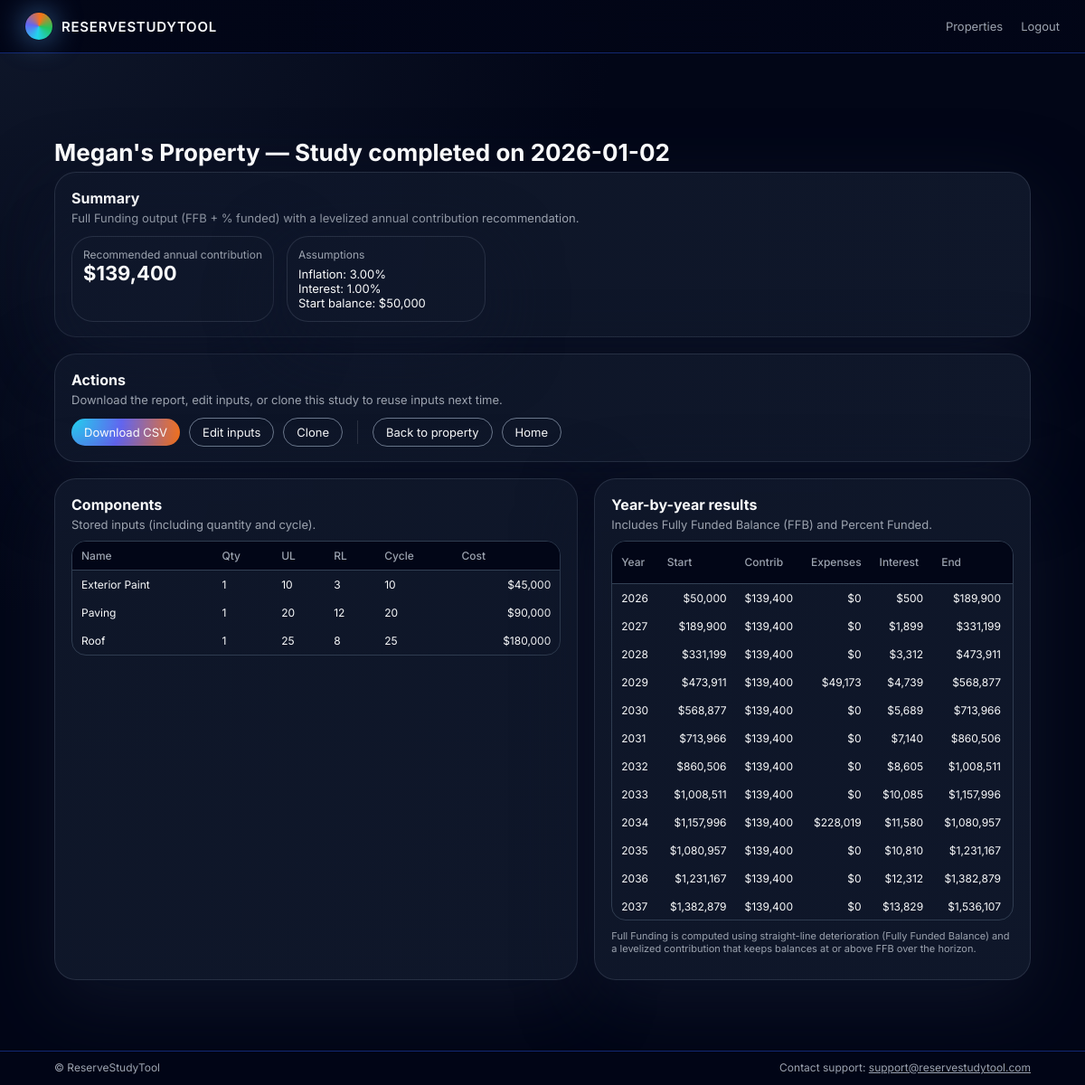
Screenshot of /studies/1 (signed in) with the database file from the repository.
### models.py (models this page shows)
class Property(db.Model):
    __tablename__ = "properties"
    id = db.Column(db.Integer, primary_key=True)
    name = db.Column(db.String(220), nullable=False)
    address = db.Column(db.String(320), nullable=True)
    city = db.Column(db.String(120), nullable=True)
    state = db.Column(db.String(30), nullable=True)
    created_at = db.Column(db.DateTime, default=datetime.utcnow, nullable=False)
    studies = db.relationship("ReserveStudy", backref="property", lazy=True, cascade="all, delete-orphan")

class ReserveStudy(db.Model):
    __tablename__ = "reserve_studies"
    id = db.Column(db.Integer, primary_key=True)
    property_id = db.Column(db.Integer, db.ForeignKey("properties.id"), nullable=False)
    start_year = db.Column(db.Integer, nullable=False)
    horizon_years = db.Column(db.Integer, nullable=False)
    inflation_rate = db.Column(db.Float, nullable=False, default=0.03)
    interest_rate = db.Column(db.Float, nullable=False, default=0.01)
    starting_balance = db.Column(db.Float, nullable=False, default=0.0)
    min_balance = db.Column(db.Float, nullable=False, default=0.0)
    funding_method = db.Column(db.String(40), nullable=False, default="full")
    contribution_mode = db.Column(db.String(40), nullable=False, default="levelized")
    recommended_annual_contribution = db.Column(db.Float, nullable=True)
    created_at = db.Column(db.DateTime, default=datetime.utcnow, nullable=False)
    components = db.relationship("ReserveComponent", backref="study", lazy=True, cascade="all, delete-orphan")
    results = db.relationship("ReserveYearResult", backref="study", lazy=True, cascade="all, delete-orphan")

class ReserveComponent(db.Model):
    __tablename__ = "reserve_components"
    id = db.Column(db.Integer, primary_key=True)
    study_id = db.Column(db.Integer, db.ForeignKey("reserve_studies.id"), nullable=False)
    name = db.Column(db.String(220), nullable=False)
    quantity = db.Column(db.Integer, nullable=False, default=1)
    useful_life_years = db.Column(db.Integer, nullable=False)
    remaining_life_years = db.Column(db.Integer, nullable=False)
    cycle_years = db.Column(db.Integer, nullable=False, default=1)
    current_replacement_cost = db.Column(db.Float, nullable=False)

class ReserveYearResult(db.Model):
    __tablename__ = "reserve_year_results"
    id = db.Column(db.Integer, primary_key=True)
    study_id = db.Column(db.Integer, db.ForeignKey("reserve_studies.id"), nullable=False)
    year = db.Column(db.Integer, nullable=False)
    starting_balance = db.Column(db.Float, nullable=False)
    recommended_contribution = db.Column(db.Float, nullable=False, default=0.0)
    contributions = db.Column(db.Float, nullable=False)
    expenses = db.Column(db.Float, nullable=False)
    interest_earned = db.Column(db.Float, nullable=False)
    ending_balance = db.Column(db.Float, nullable=False)
    fully_funded_balance = db.Column(db.Float, nullable=False, default=0.0)
    percent_funded = db.Column(db.Float, nullable=False, default=0.0)
    __table_args__ = (db.UniqueConstraint("study_id", "year", name="uq_study_year"),)

### app.py (the view)
    @app.get("/studies/<int:study_id>")
    @login_required
    def study_detail(study_id: int):
        study = ReserveStudy.query.get_or_404(study_id)
        results = (
            ReserveYearResult.query.filter_by(study_id=study_id)
            .order_by(ReserveYearResult.year.asc())
            .all()
        )
        components = (
            ReserveComponent.query.filter_by(study_id=study_id)
            .order_by(ReserveComponent.name.asc())
            .all()
        )
        return render_template(
            "study_detail.html",
            study=study,
            results=results,
            components=components,
        )

### app.py (called while the page is built)
def login_required(fn):
    @wraps(fn)
    def wrapper(*args, **kwargs):
        if session.get("logged_in") is True:
            return fn(*args, **kwargs)
        return redirect(url_for("login", next=request.path))
    return wrapper

### templates/study_detail.html (shortened to what this page needs)
{% extends "base.html" %}
{% block content %}
<section class="page-header">
  <h1>{{ study.property.name }} — Study completed on {{ study.created_at.strftime("%Y-%m-%d") }}</h1>
</section>
<div class="panel" style="margin-bottom:18px;">
  <div class="panel-header">
    <h2>Summary</h2>
    <p>Full Funding output (FFB + % funded) with a levelized annual contribution recommendation.</p>
  </div>
  <div style="display:flex; flex-wrap:wrap; gap:14px; margin-top:12px;">
    <div class="panel" style="padding:12px; min-width:220px;">
      <div style="font-size:12px; color:var(--text-muted);">Recommended annual contribution</div>
      <div style="font-size:22px; font-weight:700;">
        {% if study.recommended_annual_contribution is not none %}
          ${{ "{:,.0f}".format(study.recommended_annual_contribution) }}
        {% else %}
          —
        {% endif %}
      </div>
    </div>
    <div class="panel" style="padding:12px; min-width:220px;">
      <div style="font-size:12px; color:var(--text-muted);">Assumptions</div>
      <div style="font-size:13px; margin-top:6px;">
        Inflation: {{ "{:.2%}".format(study.inflation_rate) }}<br/>
        Interest: {{ "{:.2%}".format(study.interest_rate) }}<br/>
        Start balance: ${{ "{:,.0f}".format(study.starting_balance) }}
      </div>
    </div>
  </div>
</div>
<div class="panel" style="margin-bottom:18px;">
  <div class="panel-header">
    <h2>Actions</h2>
    <p>Download the report, edit inputs, or clone this study to reuse inputs next time.</p>
  </div>
  <div class="form-actions" style="margin-top:12px; display:flex; flex-wrap:wrap; gap:10px; align-items:center;">
    <div style="display:flex; gap:10px; flex-wrap:wrap; align-items:center;">
      <a class="btn-primary-sm" href="{{ url_for('download_study_csv', study_id=study.id) }}">Download CSV</a>
      <a class="btn-outline-sm" href="{{ url_for('edit_study', study_id=study.id) }}">Edit inputs</a>
      <a class="btn-outline-sm" href="{{ url_for('clone_study', study_id=study.id) }}">Clone</a>
    </div>
    <div style="display:flex; gap:10px; flex-wrap:wrap; align-items:center;">
      <a class="btn-outline-sm" href="{{ url_for('property_page', property_id=study.property_id) }}">Back to property</a>
      <a class="btn-outline-sm" href="{{ url_for('home') }}">Home</a>
    </div>
  </div>
</div>
<div class="forecast-layout">
  <div class="panel">
    <div class="panel-header">
      <h2>Components</h2>
      <p>Stored inputs (including quantity and cycle).</p>
    </div>
    <div class="table-scroll">
      <table class="forecast-table">
        <thead>
          <tr>
            <th>Name</th>
            <th>Qty</th>
            <th>UL</th>
            <th>RL</th>
            <th>Cycle</th>
            <th class="value-cell">Cost</th>
          </tr>
        </thead>
        <tbody>
          {% for c in components %}
          <tr>
            <td>{{ c.name }}</td>
            <td>{{ c.quantity }}</td>
            <td>{{ c.useful_life_years }}</td>
            <td>{{ c.remaining_life_years }}</td>
            <td>{{ c.cycle_years if c.cycle_years else c.useful_life_years }}</td>
            <td class="value-cell">${{ "{:,.0f}".format(c.current_replacement_cost) }}</td>
          </tr>
          {% endfor %}
        </tbody>
      </table>
    </div>
  </div>
  <div class="panel">
    <div class="panel-header">
      <h2>Year-by-year results</h2>
      <p>Includes Fully Funded Balance (FFB) and Percent Funded.</p>
    </div>
    <div class="table-scroll">
      <table class="forecast-table">
        <thead>
          <tr>
            <th>Year</th>
            <th class="value-cell">Start</th>
            <th class="value-cell">Contrib</th>
            <th class="value-cell">Expenses</th>
            <th class="value-cell">Interest</th>
            <th class="value-cell">End</th>
            <th class="value-cell">FFB</th>
          </tr>
        </thead>
        <tbody>
          {% for r in results %}
          <tr>
            <td>{{ r.year }}</td>
            <td class="value-cell">${{ "{:,.0f}".format(r.starting_balance) }}</td>
            <td class="value-cell">${{ "{:,.0f}".format(r.contributions) }}</td>
            <td class="value-cell">${{ "{:,.0f}".format(r.expenses) }}</td>
            <td class="value-cell">${{ "{:,.0f}".format(r.interest_earned) }}</td>
            <td class="value-cell">${{ "{:,.0f}".format(r.ending_balance) }}</td>
            <td class="value-cell">${{ "{:,.0f}".format(r.fully_funded_balance) }}</td>
          </tr>
          {% endfor %}
        </tbody>
      </table>
    </div>
    <p class="disclaimer-line">
      Full Funding is computed using straight-line deterioration (Fully Funded Balance) and a levelized contribution that keeps balances at or above FFB over the horizon.
    </p>
  </div>
</div>
{% endblock %}

### static/styles.css (style rules this page uses)
:root { --bg: #020617; --bg-elevated: #020617; --panel: #020617; --panel-soft: #020617; --border: rgba(148, 163, 184, 0.35); --border-soft: rgba(148, 163, 184, 0.18); --text-main: #f9fafb; --text-muted: #9ca3af; --accent-start: #22d3ee; --accent-mid: #6366f1; --accent-end: #f97316; }
*, *::before, *::after { box-sizing: border-box; }
body.app-body { margin: 0; font-family: "Inter", system-ui, -apple-system, BlinkMacSystemFont, "Segoe UI", sans-serif; min-height: 100vh; padding-bottom: 52px; background: radial-gradient(circle at top left, #0f172a 0, #020617 40%, #020617 100%), radial-gradient(circle at bottom right, #1e293b 0, #020617 55%, #020617 100%); color: var(--text-main); }
.page-header h1 { font-size: 26px; margin-bottom: 6px; }
.panel { border-radius: 24px; padding: 18px 18px 16px; background: radial-gradient(circle at 0 0, rgba(15, 23, 42, 0.96), rgba(15, 23, 42, 0.99)); border: 1px solid var(--border-soft); box-shadow: 0 24px 80px rgba(15, 23, 42, 0.8); }
.panel-header h2 { margin:0 0 4px; font-size:16px; }
.panel-header p { margin:0; font-size:13px; color: var(--text-muted); }
.form-actions { margin-top: 10px; display:flex; gap:10px; flex-wrap:wrap; }
.btn-primary-sm, .btn-outline-sm { border-radius: 999px; font-size: 13px; padding: 7px 14px; cursor: pointer; text-decoration: none; display:inline-flex; align-items:center; justify-content:center; }
.btn-primary-sm { border: none; background: radial-gradient(circle at 0 0, #22d3ee, #6366f1 45%, #f97316 100%); color: white; }
.btn-outline-sm { border: 1px solid rgba(148, 163, 184, 0.7); background: transparent; color: var(--text-main); }
.forecast-layout { margin-top: 10px; display: grid; grid-template-columns: minmax(0, 1.2fr) minmax(0, 1fr); gap: 18px; }
.table-scroll { margin-top: 10px; max-height: 420px; border-radius: 16px; border: 1px solid rgba(51, 65, 85, 0.9); overflow: auto; }
.forecast-table { width:100%; border-collapse:collapse; font-size:12px; }
.forecast-table th, .forecast-table td { padding: 8px 10px; }
.forecast-table thead th { position: sticky; top:0; background:#020617; border-bottom: 1px solid rgba(51, 65, 85, 1); text-align:left; font-weight:500; color: var(--text-muted); }
.value-cell { text-align:right; }
.disclaimer-line { margin-top: 10px; font-size: 11px; color: var(--text-muted); }

### rows the page displays
Property: property.name "Megan's Property"
ReserveStudy: created_at "2026-01-02", recommended_annual_contribution "139,400", inflation_rate "3.00%", interest_rate "1.00%", starting_balance "50,000"
ReserveComponent: name "Exterior Paint", quantity "1", useful_life_years "10", remaining_life_years "3", cycle_years "10", current_replacement_cost "45,000"
ReserveComponent: name "Paving", quantity "1", useful_life_years "20", remaining_life_years "12", cycle_years "20", current_replacement_cost "90,000"
ReserveComponent: name "Roof", quantity "1", useful_life_years "25", remaining_life_years "8", cycle_years "25", current_replacement_cost "180,000"
ReserveYearResult: year "2026", starting_balance "50,000", contributions "139,400", expenses "0", interest_earned "500", ending_balance "189,900"
ReserveYearResult: year "2027", starting_balance "189,900", contributions "139,400", expenses "0", interest_earned "1,899", ending_balance "331,199"
ReserveYearResult: year "2028", starting_balance "331,199", contributions "139,400", expenses "0", interest_earned "3,312", ending_balance "473,911"
ReserveYearResult: year "2029", starting_balance "473,911", contributions "139,400", expenses "49,173", interest_earned "4,739", ending_balance "568,877"
ReserveYearResult: year "2030", starting_balance "568,877", contributions "139,400", expenses "0", interest_earned "5,689", ending_balance "713,966"
ReserveYearResult: year "2031", starting_balance "713,966", contributions "139,400", expenses "0", interest_earned "7,140", ending_balance "860,506"
ReserveYearResult: year "2032", starting_balance "860,506", contributions "139,400", expenses "0", interest_earned "8,605", ending_balance "1,008,511"
ReserveYearResult: year "2033", starting_balance "1,008,511", contributions "139,400", expenses "0", interest_earned "10,085", ending_balance "1,157,996"
ReserveYearResult: year "2034", starting_balance "1,157,996", contributions "139,400", expenses "228,019", interest_earned "11,580", ending_balance "1,080,957"
ReserveYearResult: year "2035", starting_balance "1,080,957", contributions "139,400", expenses "0", interest_earned "10,810", ending_balance "1,231,167"
ReserveYearResult: year "2036", starting_balance "1,231,167", contributions "139,400", expenses "0", interest_earned "12,312", ending_balance "1,382,879"
ReserveYearResult: year "2037", starting_balance "1,382,879", contributions "139,400", expenses "0", interest_earned "13,829", ending_balance "1,536,107"
